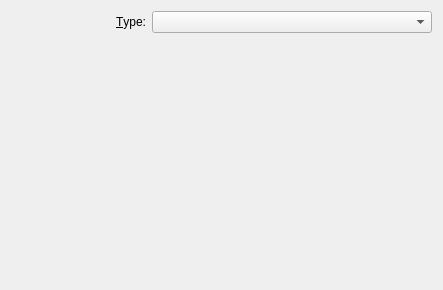
<?xml version="1.0" encoding="UTF-8"?>
<ui version="4.0">
 <class>BackgroundDialog</class>
 <widget class="QWidget" name="BackgroundDialog">
  <property name="geometry">
   <rect>
    <x>0</x>
    <y>0</y>
    <width>443</width>
    <height>290</height>
   </rect>
  </property>
  <property name="sizePolicy">
   <sizepolicy hsizetype="Expanding" vsizetype="Expanding">
    <horstretch>0</horstretch>
    <verstretch>0</verstretch>
   </sizepolicy>
  </property>
  <property name="baseSize">
   <size>
    <width>200</width>
    <height>700</height>
   </size>
  </property>
  <layout class="QGridLayout" name="gridLayout">
   <item row="1" column="0" colspan="3">
    <widget class="QWidget" name="m_wallpaperGroup" native="true">
     <property name="sizePolicy">
      <sizepolicy hsizetype="Expanding" vsizetype="Expanding">
       <horstretch>0</horstretch>
       <verstretch>0</verstretch>
      </sizepolicy>
     </property>
     <layout class="QVBoxLayout" name="verticalLayout">
      <property name="margin">
       <number>0</number>
      </property>
      <item>
       <widget class="QWidget" name="m_wallpaperConfig" native="true">
        <property name="sizePolicy">
         <sizepolicy hsizetype="Fixed" vsizetype="Fixed">
          <horstretch>0</horstretch>
          <verstretch>0</verstretch>
         </sizepolicy>
        </property>
        <property name="maximumSize">
         <size>
          <width>0</width>
          <height>0</height>
         </size>
        </property>
       </widget>
      </item>
     </layout>
    </widget>
   </item>
   <item row="0" column="2">
    <widget class="QComboBox" name="m_wallpaperMode">
     <property name="sizePolicy">
      <sizepolicy hsizetype="Expanding" vsizetype="Fixed">
       <horstretch>1</horstretch>
       <verstretch>0</verstretch>
      </sizepolicy>
     </property>
     <property name="minimumSize">
      <size>
       <width>150</width>
       <height>0</height>
      </size>
     </property>
    </widget>
   </item>
   <item row="0" column="1">
    <widget class="QLabel" name="m_wallpaperTypeLabel">
     <property name="sizePolicy">
      <sizepolicy hsizetype="Preferred" vsizetype="Fixed">
       <horstretch>0</horstretch>
       <verstretch>0</verstretch>
      </sizepolicy>
     </property>
     <property name="minimumSize">
      <size>
       <width>129</width>
       <height>0</height>
      </size>
     </property>
     <property name="text">
      <string>&amp;Type:</string>
     </property>
     <property name="alignment">
      <set>Qt::AlignRight|Qt::AlignTrailing|Qt::AlignVCenter</set>
     </property>
     <property name="buddy">
      <cstring>m_wallpaperMode</cstring>
     </property>
    </widget>
   </item>
  </layout>
 </widget>
 <resources/>
 <connections/>
</ui>
